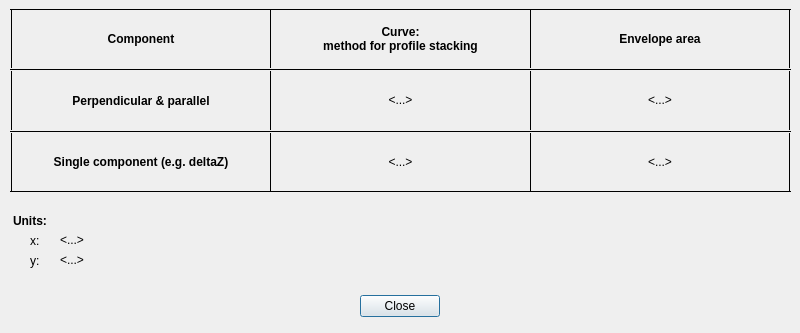
<?xml version="1.0" encoding="UTF-8"?>
<ui version="4.0">
 <class>Dialog_profilCurvesMeanings</class>
 <widget class="QDialog" name="Dialog_profilCurvesMeanings">
  <property name="windowModality">
   <enum>Qt::ApplicationModal</enum>
  </property>
  <property name="geometry">
   <rect>
    <x>0</x>
    <y>0</y>
    <width>800</width>
    <height>333</height>
   </rect>
  </property>
  <property name="sizePolicy">
   <sizepolicy hsizetype="Fixed" vsizetype="Fixed">
    <horstretch>0</horstretch>
    <verstretch>0</verstretch>
   </sizepolicy>
  </property>
  <property name="minimumSize">
   <size>
    <width>800</width>
    <height>333</height>
   </size>
  </property>
  <property name="maximumSize">
   <size>
    <width>800</width>
    <height>333</height>
   </size>
  </property>
  <property name="windowTitle">
   <string notr="true">Profile graphics info</string>
  </property>
  <property name="styleSheet">
   <string notr="true"/>
  </property>
  <property name="modal">
   <bool>true</bool>
  </property>
  <widget class="QWidget" name="gridLayoutWidget">
   <property name="geometry">
    <rect>
     <x>10</x>
     <y>10</y>
     <width>781</width>
     <height>181</height>
    </rect>
   </property>
   <layout class="QGridLayout" name="gridLayout">
    <property name="horizontalSpacing">
     <number>4</number>
    </property>
    <property name="verticalSpacing">
     <number>0</number>
    </property>
    <item row="6" column="5">
     <widget class="QLabel" name="label_meaning_enveloppeArea_deltaZOther">
      <property name="text">
       <string>&lt;...&gt;</string>
      </property>
      <property name="alignment">
       <set>Qt::AlignCenter</set>
      </property>
     </widget>
    </item>
    <item row="2" column="0">
     <widget class="Line" name="line_13">
      <property name="frameShadow">
       <enum>QFrame::Plain</enum>
      </property>
      <property name="orientation">
       <enum>Qt::Vertical</enum>
      </property>
     </widget>
    </item>
    <item row="2" column="6">
     <widget class="Line" name="line_15">
      <property name="frameShadow">
       <enum>QFrame::Plain</enum>
      </property>
      <property name="orientation">
       <enum>Qt::Vertical</enum>
      </property>
     </widget>
    </item>
    <item row="3" column="0" colspan="7">
     <widget class="Line" name="line_3">
      <property name="frameShadow">
       <enum>QFrame::Plain</enum>
      </property>
      <property name="orientation">
       <enum>Qt::Horizontal</enum>
      </property>
     </widget>
    </item>
    <item row="6" column="3">
     <widget class="QLabel" name="label_meaning_curve_deltaZOther">
      <property name="text">
       <string>&lt;...&gt;</string>
      </property>
      <property name="alignment">
       <set>Qt::AlignCenter</set>
      </property>
     </widget>
    </item>
    <item row="4" column="2">
     <widget class="Line" name="line_2">
      <property name="frameShadow">
       <enum>QFrame::Plain</enum>
      </property>
      <property name="orientation">
       <enum>Qt::Vertical</enum>
      </property>
     </widget>
    </item>
    <item row="4" column="3">
     <widget class="QLabel" name="label_meaning_curve_perpParal">
      <property name="text">
       <string>&lt;...&gt;</string>
      </property>
      <property name="alignment">
       <set>Qt::AlignCenter</set>
      </property>
     </widget>
    </item>
    <item row="4" column="5">
     <widget class="QLabel" name="label_meaning_enveloppeArea_perpParal">
      <property name="text">
       <string>&lt;...&gt;</string>
      </property>
      <property name="alignment">
       <set>Qt::AlignCenter</set>
      </property>
     </widget>
    </item>
    <item row="6" column="1">
     <widget class="QLabel" name="label_titleDeltZOther">
      <property name="font">
       <font>
        <weight>75</weight>
        <bold>true</bold>
       </font>
      </property>
      <property name="styleSheet">
       <string notr="true"/>
      </property>
      <property name="text">
       <string>Single component (e.g. deltaZ)</string>
      </property>
      <property name="alignment">
       <set>Qt::AlignCenter</set>
      </property>
     </widget>
    </item>
    <item row="6" column="4">
     <widget class="Line" name="line_8">
      <property name="frameShadow">
       <enum>QFrame::Plain</enum>
      </property>
      <property name="orientation">
       <enum>Qt::Vertical</enum>
      </property>
     </widget>
    </item>
    <item row="5" column="0" colspan="7">
     <widget class="Line" name="line_5">
      <property name="frameShadow">
       <enum>QFrame::Plain</enum>
      </property>
      <property name="orientation">
       <enum>Qt::Horizontal</enum>
      </property>
     </widget>
    </item>
    <item row="6" column="0">
     <widget class="Line" name="line_10">
      <property name="frameShadow">
       <enum>QFrame::Plain</enum>
      </property>
      <property name="orientation">
       <enum>Qt::Vertical</enum>
      </property>
     </widget>
    </item>
    <item row="4" column="6">
     <widget class="Line" name="line_14">
      <property name="frameShadow">
       <enum>QFrame::Plain</enum>
      </property>
      <property name="orientation">
       <enum>Qt::Vertical</enum>
      </property>
     </widget>
    </item>
    <item row="4" column="1">
     <widget class="QLabel" name="label_titlePerpParal">
      <property name="font">
       <font>
        <weight>75</weight>
        <bold>true</bold>
       </font>
      </property>
      <property name="styleSheet">
       <string notr="true"/>
      </property>
      <property name="text">
       <string>Perpendicular &amp; parallel</string>
      </property>
      <property name="alignment">
       <set>Qt::AlignCenter</set>
      </property>
     </widget>
    </item>
    <item row="2" column="4">
     <widget class="Line" name="line_6">
      <property name="frameShadow">
       <enum>QFrame::Plain</enum>
      </property>
      <property name="orientation">
       <enum>Qt::Vertical</enum>
      </property>
     </widget>
    </item>
    <item row="2" column="2">
     <widget class="Line" name="line">
      <property name="frameShadow">
       <enum>QFrame::Plain</enum>
      </property>
      <property name="orientation">
       <enum>Qt::Vertical</enum>
      </property>
     </widget>
    </item>
    <item row="6" column="2">
     <widget class="Line" name="line_4">
      <property name="frameShadow">
       <enum>QFrame::Plain</enum>
      </property>
      <property name="orientation">
       <enum>Qt::Vertical</enum>
      </property>
     </widget>
    </item>
    <item row="4" column="0">
     <widget class="Line" name="line_9">
      <property name="frameShadow">
       <enum>QFrame::Plain</enum>
      </property>
      <property name="orientation">
       <enum>Qt::Vertical</enum>
      </property>
     </widget>
    </item>
    <item row="6" column="6">
     <widget class="Line" name="line_16">
      <property name="frameShadow">
       <enum>QFrame::Plain</enum>
      </property>
      <property name="orientation">
       <enum>Qt::Vertical</enum>
      </property>
     </widget>
    </item>
    <item row="4" column="4">
     <widget class="Line" name="line_7">
      <property name="frameShadow">
       <enum>QFrame::Plain</enum>
      </property>
      <property name="orientation">
       <enum>Qt::Vertical</enum>
      </property>
     </widget>
    </item>
    <item row="2" column="1">
     <widget class="QLabel" name="label_titleComponent">
      <property name="font">
       <font>
        <weight>75</weight>
        <bold>true</bold>
       </font>
      </property>
      <property name="styleSheet">
       <string notr="true"/>
      </property>
      <property name="text">
       <string>Component</string>
      </property>
      <property name="alignment">
       <set>Qt::AlignCenter</set>
      </property>
     </widget>
    </item>
    <item row="2" column="5">
     <widget class="QLabel" name="label_titleEnveloppArea">
      <property name="font">
       <font>
        <weight>75</weight>
        <bold>true</bold>
       </font>
      </property>
      <property name="styleSheet">
       <string notr="true"/>
      </property>
      <property name="text">
       <string>Envelope area</string>
      </property>
      <property name="alignment">
       <set>Qt::AlignCenter</set>
      </property>
     </widget>
    </item>
    <item row="2" column="3">
     <widget class="QLabel" name="label_titleCurve">
      <property name="font">
       <font>
        <weight>75</weight>
        <bold>true</bold>
       </font>
      </property>
      <property name="styleSheet">
       <string notr="true"/>
      </property>
      <property name="text">
       <string>Curve: 
method for profile stacking</string>
      </property>
      <property name="alignment">
       <set>Qt::AlignCenter</set>
      </property>
     </widget>
    </item>
   </layout>
  </widget>
  <widget class="QLabel" name="label_titleUnits">
   <property name="geometry">
    <rect>
     <x>13</x>
     <y>210</y>
     <width>361</width>
     <height>21</height>
    </rect>
   </property>
   <property name="font">
    <font>
     <weight>75</weight>
     <bold>true</bold>
    </font>
   </property>
   <property name="text">
    <string>Units: </string>
   </property>
  </widget>
  <widget class="QLabel" name="label_titleX">
   <property name="geometry">
    <rect>
     <x>30</x>
     <y>230</y>
     <width>21</width>
     <height>21</height>
    </rect>
   </property>
   <property name="text">
    <string>x: </string>
   </property>
  </widget>
  <widget class="QLabel" name="label_titleY">
   <property name="geometry">
    <rect>
     <x>30</x>
     <y>250</y>
     <width>21</width>
     <height>21</height>
    </rect>
   </property>
   <property name="text">
    <string>y:</string>
   </property>
  </widget>
  <widget class="QLabel" name="label_unitValue_x">
   <property name="geometry">
    <rect>
     <x>60</x>
     <y>230</y>
     <width>311</width>
     <height>21</height>
    </rect>
   </property>
   <property name="text">
    <string>&lt;...&gt;</string>
   </property>
  </widget>
  <widget class="QLabel" name="label_unitValue_y">
   <property name="geometry">
    <rect>
     <x>60</x>
     <y>250</y>
     <width>311</width>
     <height>21</height>
    </rect>
   </property>
   <property name="text">
    <string>&lt;...&gt;</string>
   </property>
  </widget>
  <widget class="QWidget" name="horizontalLayoutWidget">
   <property name="geometry">
    <rect>
     <x>10</x>
     <y>290</y>
     <width>781</width>
     <height>32</height>
    </rect>
   </property>
   <layout class="QHBoxLayout" name="horizontalLayout">
    <item>
     <widget class="QPushButton" name="pButton_closeWindow">
      <property name="sizePolicy">
       <sizepolicy hsizetype="Fixed" vsizetype="Fixed">
        <horstretch>0</horstretch>
        <verstretch>0</verstretch>
       </sizepolicy>
      </property>
      <property name="text">
       <string>Close</string>
      </property>
     </widget>
    </item>
   </layout>
  </widget>
  <widget class="Line" name="line_11">
   <property name="geometry">
    <rect>
     <x>10</x>
     <y>183</y>
     <width>781</width>
     <height>16</height>
    </rect>
   </property>
   <property name="frameShadow">
    <enum>QFrame::Plain</enum>
   </property>
   <property name="orientation">
    <enum>Qt::Horizontal</enum>
   </property>
  </widget>
  <widget class="Line" name="line_12">
   <property name="geometry">
    <rect>
     <x>10</x>
     <y>1</y>
     <width>781</width>
     <height>16</height>
    </rect>
   </property>
   <property name="frameShadow">
    <enum>QFrame::Plain</enum>
   </property>
   <property name="orientation">
    <enum>Qt::Horizontal</enum>
   </property>
  </widget>
 </widget>
 <resources/>
 <connections/>
</ui>
